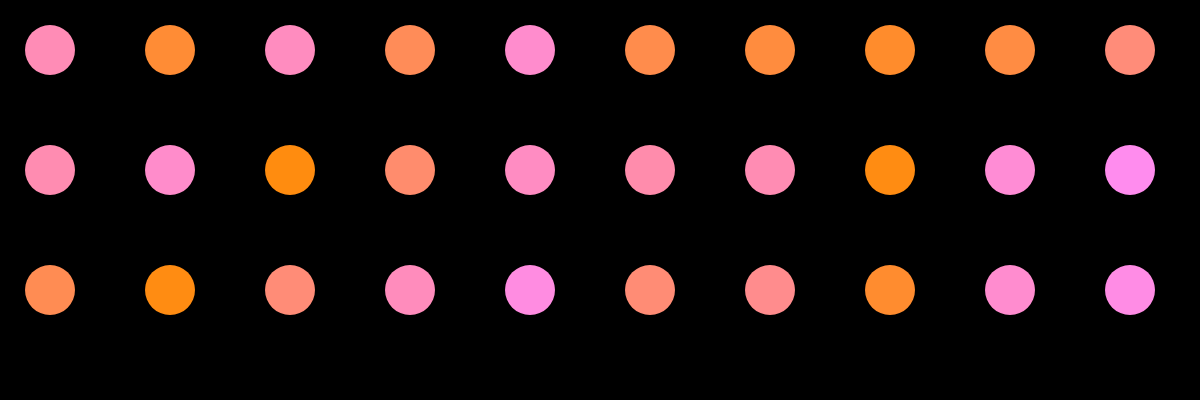
Frame 1 (no input)
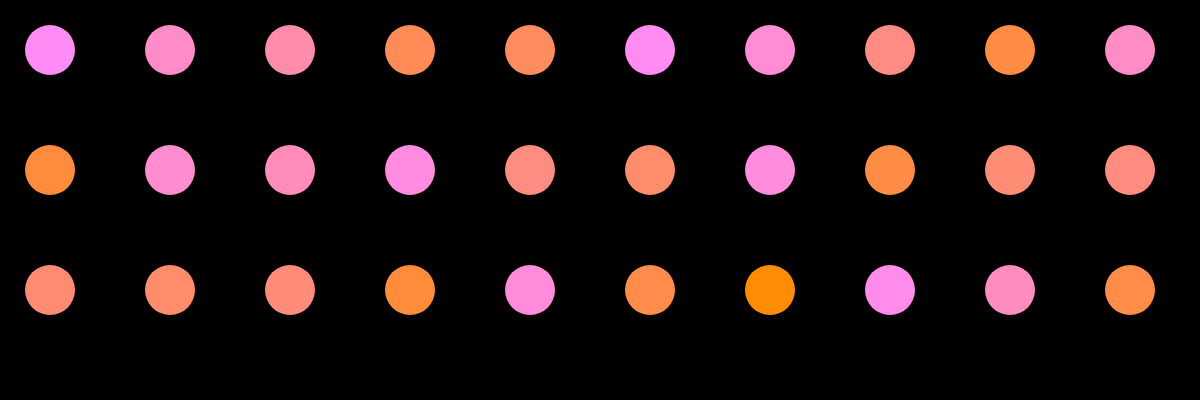
Frame 60 (no input)
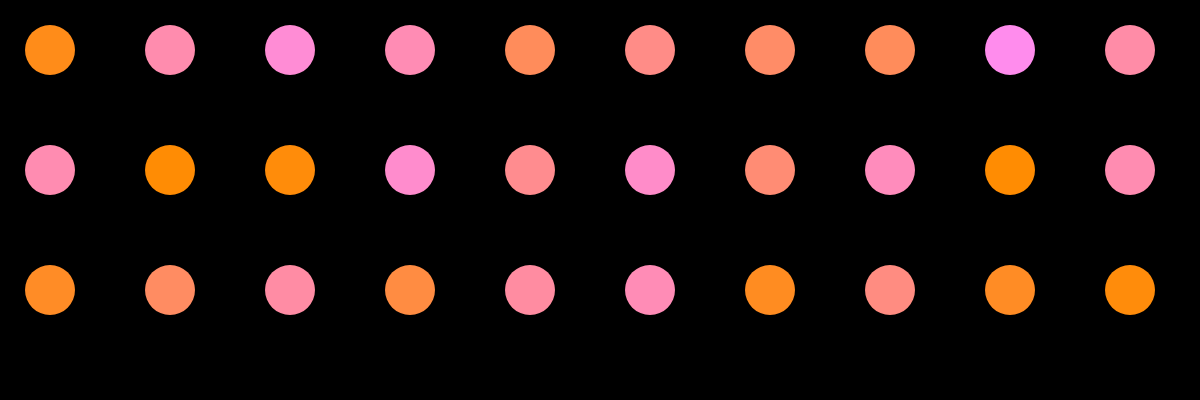
Frame 120 (the mouse pressed at the canvas centre since frame 60)

The p5.js sketch that drew these frames (run headless with seeded random() and noise() and a simulated clock; from frame 60 on, the mouse is pressed at the canvas centre):

// p5.js sketch
// ── sketch.js
// Adapted from: 
// Getting Started with p5.js
// Lauren McCarthy, Casey Reas, Ben Fry

function setup() {
	createCanvas( windowWidth, 400);
	noStroke();
}

function draw() {
	let numPerRow = 10;
	let circleSize = 50;
	let pad = width / numPerRow;

	background(0);
	for ( let y = circleSize; y < height; y += pad) {
		for ( let x = circleSize; x < width; x += pad) {
			fill( 255, 140, random(255) );
			ellipse( x, y, circleSize, circleSize );
		}
	}
}
